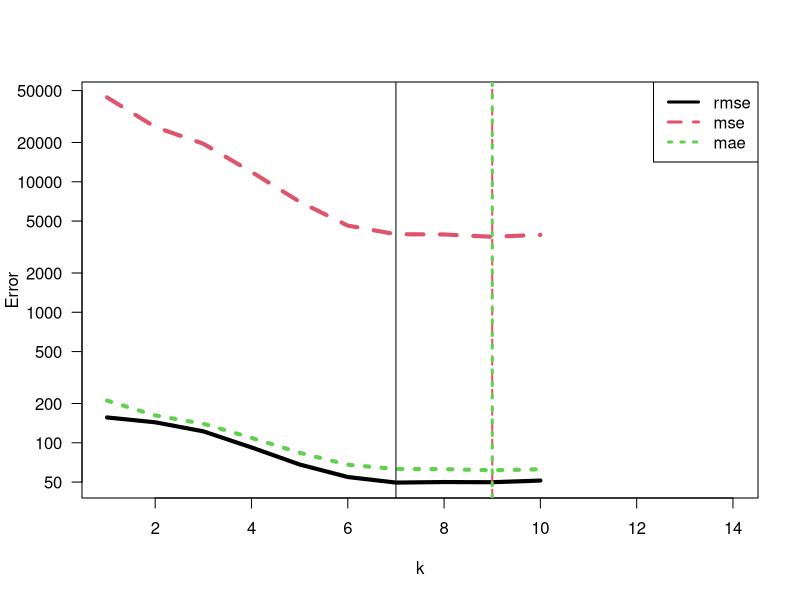

Reproduce this figure in R.
rm (list=ls())

set.seed(1)

# Functional knn
###########################
knn = function (k, X_treino, Y_treino, X_teste){
  
  apply(X_teste, 1, function(x_teste)
    mean(
      Y_treino[
        order(
          apply(X_treino, 1, function(x_treino)
            sqrt(sum( (x_treino - x_teste)^2 ))   # Euclidean distance
            )
          )[1:k]
        ]
      )
    )
  
}


xmin_treino = -100
xmax_treino = 100

xmin_teste = -50
xmax_teste = 50

nr_treino = 100
nr_teste = 500

nc = 100

###########################
# Generate random data
###########################

X_treino = matrix ( runif(nr_treino * nc, xmin_treino, xmax_treino),
                    ncol = nc)

X_teste = matrix ( rnorm(nr_teste * nc, 0, 10),
                    ncol = nc)

Y_treino = apply(X_treino, 1, function(x)
  (sum(x)/max(x))*sd(x))

Y_teste = apply(X_teste, 1, function(x)
  (sum(x)/max(x))*sd(x))

###########################

print (summary(Y_treino))
print (summary(Y_teste))

max_k = 10

# Evaluate all values of k
###########################
resp_k = sapply(1:max_k, function(k) {
          pred_teste = knn (k, X_treino, Y_treino, X_teste)
          erro = pred_teste - Y_teste
          mae = mean(abs(erro))
          mse = mean (erro^2)
          rmse = sqrt(mse)
          c(mae, mse, rmse)
        })

# Which valuesshowed the lowest errors 
############################################
for (i in 1:nrow(resp_k))
  print (which.min(resp_k[i,]))

par(las=1)
matplot(t(resp_k), type="l", log="y", lwd=4, xlab="k", ylab="Error", xlim = c(1, max_k+4))
abline(v=apply(resp_k, 1, which.min), lty=1:3, col=1:3, lwd=1:3)
legend("topright", c("rmse", "mse", "mae"), col=1:3, lwd=3, lty=1:3)


